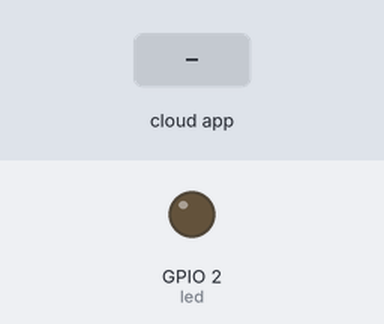
Recording of a sketch running on a simulated ESP32. On the bench: output pins drawn as LEDs (lit = HIGH). The test bench sets the inputs (shaded band). WiFi joins after 1.5 s; servers stay silent unless stated; the Firebase database answers and starts empty; what the sketch prints to the serial monitor is not drawn.

Above: at 3.9 s.
4.0 s: the phone or cloud app sets LED_STATUS to OFF
8.1 s: the phone or cloud app sets LED_STATUS to ON
At 11.6 s:
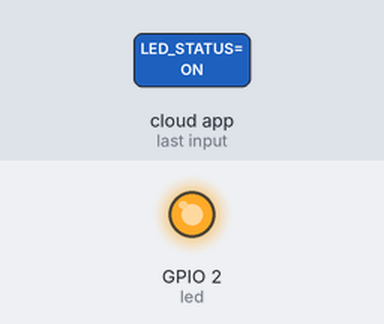
Timing chart, 0 to 13.1 s (numbered marks = the images above; inputs shaded):
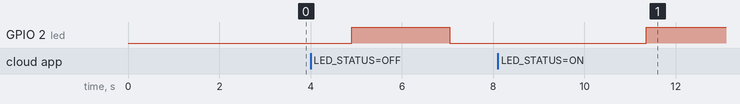

Measured:
- after the input at 8.1 s, GPIO 2 (led): LOW → HIGH after 3.3 s

The sketch:

esp32-firebaseLED.ino
```cpp
#include "FirebaseESP32.h"
#include <WiFi.h>
/* Controlling LED using Firebase console by CircuitDigest(www.circuitdigest.com) */
//#include <FirebaseArduino.h>                                             // firebase library

#define FIREBASE_HOST "dummy-d6efb.firebaseio.com"                         // the project name address from firebase id
#define FIREBASE_AUTH "LqkiyF4SskAKgKDQFZBoe23vc2r8BfdBTzWXAlBB"                    // the secret key generated from firebase
#define WIFI_SSID "WG21"                                          // input your home or public wifi name
#define WIFI_PASSWORD "Pakistan1"                                    //password of wifi ssid
FirebaseData firebaseData;
String fireStatus = "";                                                     // led status received from firebase
int led = LED_BUILTIN;                                                                // for external led
void setup() {
  delay(100);
  Serial.begin(115200);
  delay(1000);
  pinMode(LED_BUILTIN, OUTPUT);
  pinMode(led, OUTPUT);
  WiFi.begin(WIFI_SSID, WIFI_PASSWORD);                                      //try to connect with wifi
  Serial.print("Connecting to ");
  Serial.print(WIFI_SSID);
  while (WiFi.status() != WL_CONNECTED) {
    Serial.print(".");
    delay(500);
  }
  Serial.println();
  Serial.print("Connected to ");
  Serial.println(WIFI_SSID);
  Serial.print("IP Address is : ");
  Serial.println(WiFi.localIP());                                                      //print local IP address
  Firebase.begin(FIREBASE_HOST, FIREBASE_AUTH);                                       // connect to firebase
  Firebase.setString(firebaseData, "/LED_STATUS", "ON");                                          //send initial string of led status
}

void loop() {
  //fireStatus = Firebase.getString(firebaseData, "LED_STATUS");                                      // get ld status input from firebase
  if (Firebase.getString(firebaseData, "/LED_STATUS"))
  {
    if  (firebaseData.dataType() == "string")
    {
      fireStatus = firebaseData.stringData();
      Serial.println("fireStatus: "+ (fireStatus));

    }
  }
  delay(2000);
  if (fireStatus == "ON")
  {                                                          // compare the input of led status received from firebase
    Serial.println("Led Turned ON");
    digitalWrite(LED_BUILTIN, LOW);                                                  // make bultin led ON
    digitalWrite(led, HIGH);                                                         // make external led ON
  }
  else if (fireStatus == "OFF")
  {                                                  // compare the input of led status received from firebase
    Serial.println("Led Turned OFF");
    digitalWrite(LED_BUILTIN, HIGH);                                               // make bultin led OFF
    digitalWrite(led, LOW);                                                         // make external led OFF
  }
  else
  {
    //Serial.println("Wrong Credential! Please send ON/OFF");
  }
}
```
